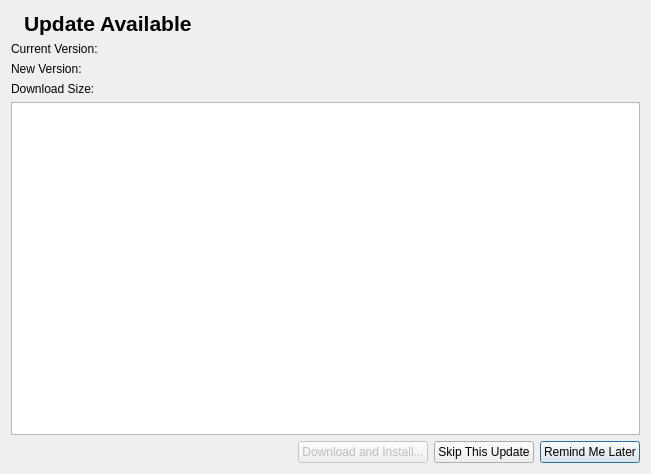
<?xml version="1.0" encoding="UTF-8"?>
<ui version="4.0">
 <class>AutoUpdaterDialog</class>
 <widget class="QDialog" name="AutoUpdaterDialog">
  <property name="windowModality">
   <enum>Qt::WindowModality::ApplicationModal</enum>
  </property>
  <property name="geometry">
   <rect>
    <x>0</x>
    <y>0</y>
    <width>651</width>
    <height>474</height>
   </rect>
  </property>
  <property name="windowTitle">
   <string>Automatic Updater</string>
  </property>
  <property name="modal">
   <bool>true</bool>
  </property>
  <layout class="QVBoxLayout" name="verticalLayout">
   <item>
    <layout class="QHBoxLayout" name="horizontalLayout_2" stretch="0,1">
     <item>
      <widget class="QLabel" name="label_2">
       <property name="sizePolicy">
        <sizepolicy hsizetype="Minimum" vsizetype="Preferred">
         <horstretch>0</horstretch>
         <verstretch>0</verstretch>
        </sizepolicy>
       </property>
       <property name="maximumSize">
        <size>
         <width>24</width>
         <height>24</height>
        </size>
       </property>
       <property name="text">
        <string/>
       </property>
       <property name="pixmap">
        <pixmap resource="resources/resources.qrc">:/icons/update.png</pixmap>
       </property>
       <property name="scaledContents">
        <bool>true</bool>
       </property>
      </widget>
     </item>
     <item>
      <widget class="QLabel" name="label">
       <property name="font">
        <font>
         <pointsize>16</pointsize>
         <bold>true</bold>
        </font>
       </property>
       <property name="text">
        <string>Update Available</string>
       </property>
      </widget>
     </item>
    </layout>
   </item>
   <item>
    <widget class="QLabel" name="currentVersion">
     <property name="text">
      <string>Current Version: </string>
     </property>
    </widget>
   </item>
   <item>
    <widget class="QLabel" name="newVersion">
     <property name="text">
      <string>New Version: </string>
     </property>
    </widget>
   </item>
   <item>
    <widget class="QLabel" name="downloadSize">
     <property name="text">
      <string>Download Size: </string>
     </property>
    </widget>
   </item>
   <item>
    <widget class="QTextBrowser" name="updateNotes"/>
   </item>
   <item>
    <layout class="QHBoxLayout" name="horizontalLayout">
     <item>
      <spacer name="horizontalSpacer">
       <property name="orientation">
        <enum>Qt::Orientation::Horizontal</enum>
       </property>
       <property name="sizeHint" stdset="0">
        <size>
         <width>40</width>
         <height>20</height>
        </size>
       </property>
      </spacer>
     </item>
     <item>
      <widget class="QPushButton" name="downloadAndInstall">
       <property name="enabled">
        <bool>false</bool>
       </property>
       <property name="text">
        <string>Download and Install...</string>
       </property>
      </widget>
     </item>
     <item>
      <widget class="QPushButton" name="skipThisUpdate">
       <property name="text">
        <string>Skip This Update</string>
       </property>
      </widget>
     </item>
     <item>
      <widget class="QPushButton" name="remindMeLater">
       <property name="text">
        <string>Remind Me Later</string>
       </property>
       <property name="default">
        <bool>true</bool>
       </property>
      </widget>
     </item>
    </layout>
   </item>
  </layout>
 </widget>
 <tabstops>
  <tabstop>updateNotes</tabstop>
  <tabstop>downloadAndInstall</tabstop>
  <tabstop>skipThisUpdate</tabstop>
  <tabstop>remindMeLater</tabstop>
 </tabstops>
 <resources>
  <include location="resources/resources.qrc"/>
 </resources>
 <connections/>
</ui>
